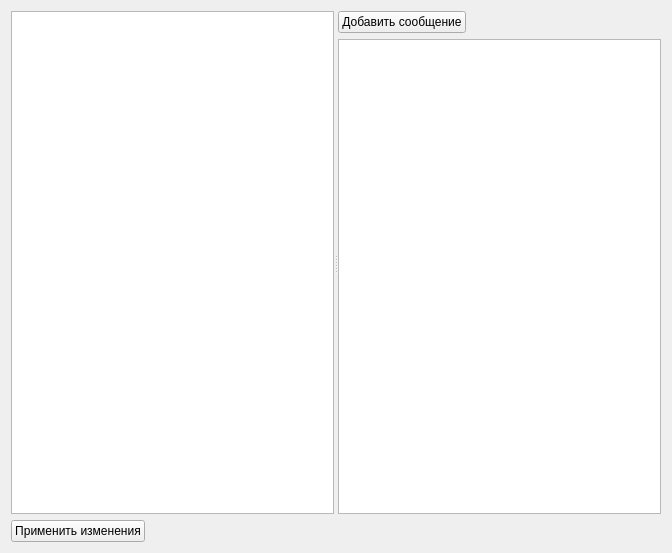
<?xml version="1.0" encoding="UTF-8"?>
<ui version="4.0">
 <class>BotEditorForm</class>
 <widget class="QWidget" name="BotEditorForm">
  <property name="geometry">
   <rect>
    <x>0</x>
    <y>0</y>
    <width>672</width>
    <height>553</height>
   </rect>
  </property>
  <property name="windowTitle">
   <string>Редактор бота</string>
  </property>
  <layout class="QVBoxLayout" name="verticalLayout_2">
   <item>
    <widget class="QSplitter" name="splitter">
     <property name="orientation">
      <enum>Qt::Horizontal</enum>
     </property>
     <widget class="QTreeView" name="bot_params_view"/>
     <widget class="QWidget" name="">
      <layout class="QVBoxLayout" name="verticalLayout">
       <item>
        <layout class="QHBoxLayout" name="horizontalLayout">
         <item>
          <widget class="QPushButton" name="add_message_button">
           <property name="text">
            <string>Добавить сообщение</string>
           </property>
          </widget>
         </item>
         <item>
          <spacer name="horizontalSpacer_2">
           <property name="orientation">
            <enum>Qt::Horizontal</enum>
           </property>
           <property name="sizeHint" stdset="0">
            <size>
             <width>40</width>
             <height>20</height>
            </size>
           </property>
          </spacer>
         </item>
        </layout>
       </item>
       <item>
        <widget class="QGraphicsView" name="graphics_view"/>
       </item>
      </layout>
     </widget>
    </widget>
   </item>
   <item>
    <layout class="QHBoxLayout" name="horizontalLayout_2">
     <item>
      <widget class="QPushButton" name="apply_button">
       <property name="text">
        <string>Применить изменения</string>
       </property>
      </widget>
     </item>
     <item>
      <spacer name="horizontalSpacer">
       <property name="orientation">
        <enum>Qt::Horizontal</enum>
       </property>
       <property name="sizeHint" stdset="0">
        <size>
         <width>40</width>
         <height>20</height>
        </size>
       </property>
      </spacer>
     </item>
    </layout>
   </item>
  </layout>
 </widget>
 <resources/>
 <connections/>
</ui>
